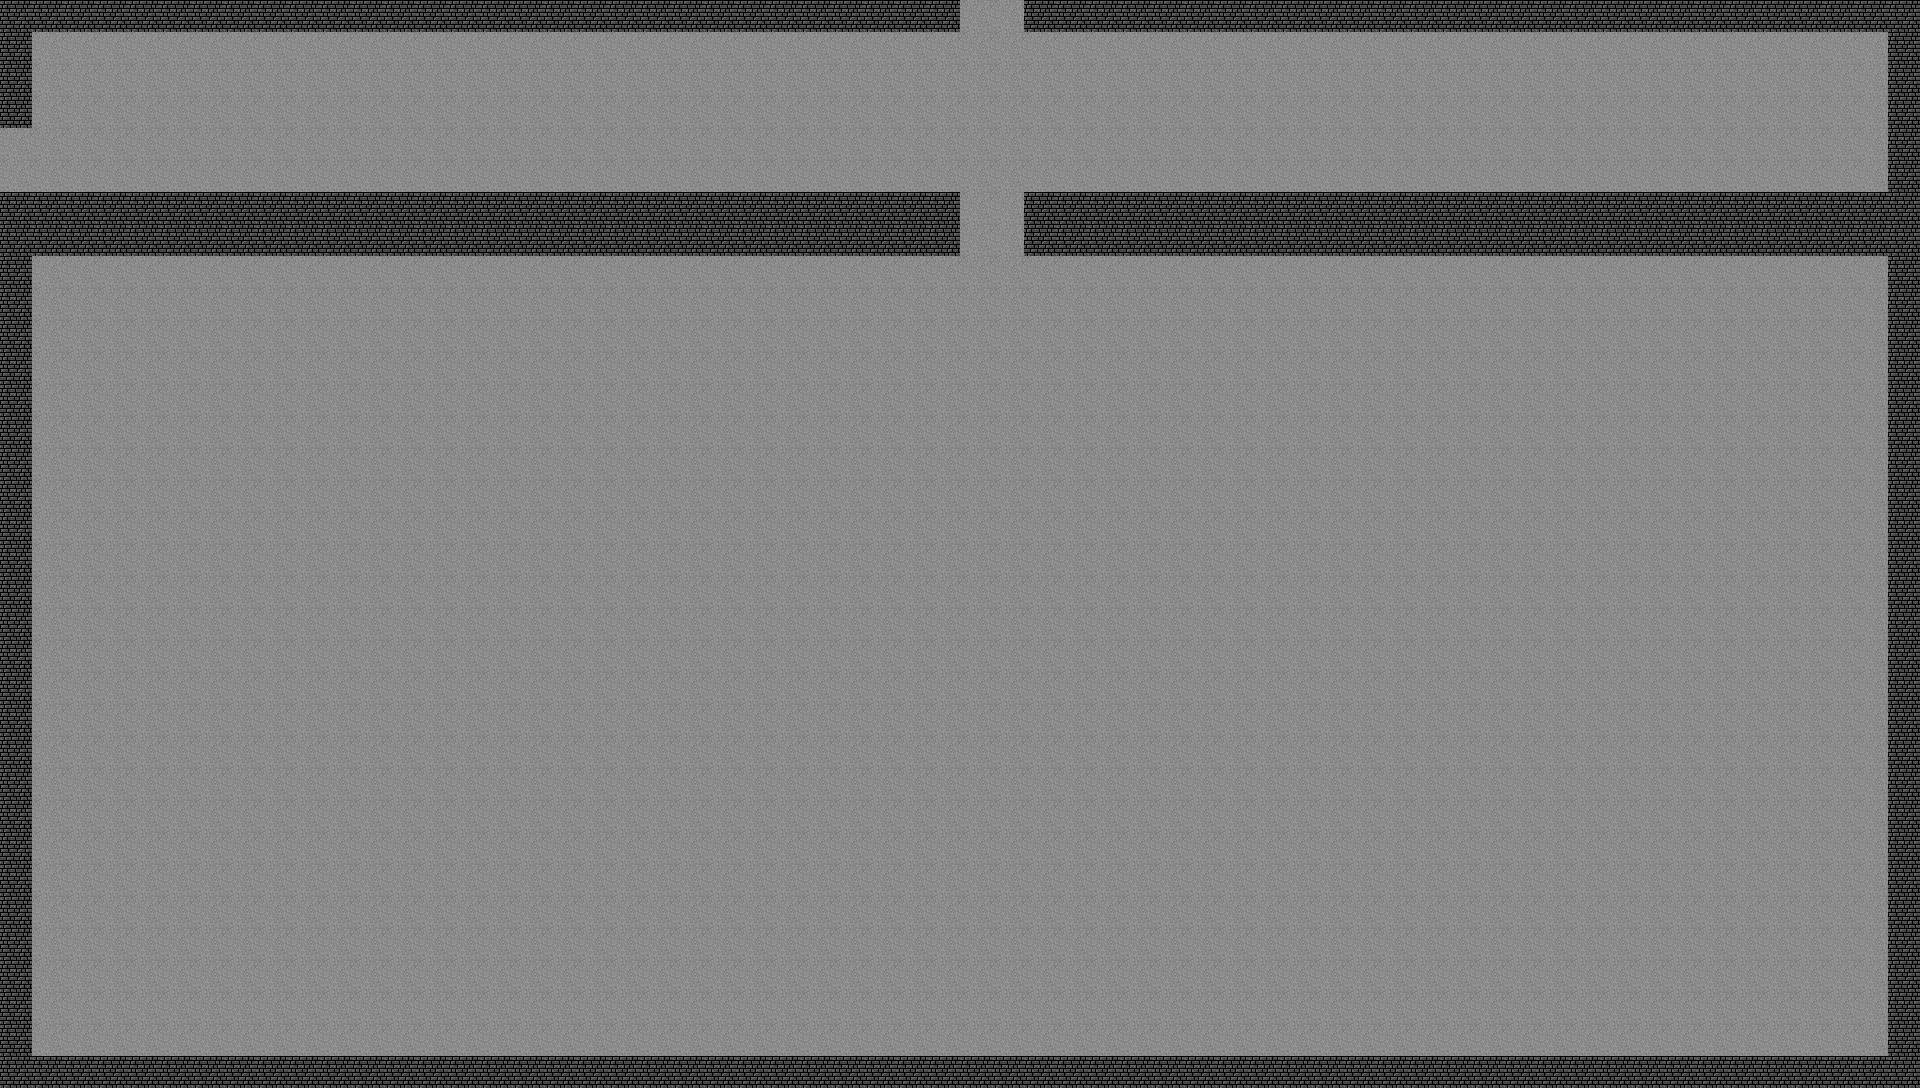

Tiled map render using the project's own tile images. Description and the map definition, with tile-layer contents summarised, below:
An orthogonal 60x34 tile map with 32x32 px tiles, 2 tile layers (Base, Decorations), 7 tilesets and 33 objects (33x Enemy).

<map version="1.0" orientation="orthogonal" width="60" height="34" tilewidth="32" tileheight="32">
 <tileset firstgid="1" source="../tilesets/Dungeon 1.tsx" />
 <tileset firstgid="91" source="../tilesets/Dungeon 2.tsx" />
 <tileset firstgid="235" source="../tilesets/Dungeon 3.tsx" />
 <tileset firstgid="352" source="../tilesets/Dungeon 4.tsx" />
 <tileset firstgid="523" source="../tilesets/Overworld 1.tsx" />
 <tileset firstgid="651" source="../tilesets/Overworld 2.tsx" />
 <tileset firstgid="787" source="../tilesets/Overworld 3.tsx" />
 <layer name="Base" width="60" height="34">
  <data>[2040 cells, 2040 non-empty, 1 distinct tile ids]</data>
 </layer>
 <layer name="Decorations" width="60" height="34">
  <data>[2040 cells, 292 non-empty, 1 distinct tile ids]</data>
 </layer>
 <objectgroup name="Objects" width="60" height="34">
  <object name="Goon" type="Enemy" x="607" y="564" width="32" height="32" />
  <object name="Goon" type="Enemy" x="1091" y="744" width="32" height="32" />
  <object name="Goon" type="Enemy" x="1669" y="371" width="32" height="32" />
  <object name="Goon" type="Enemy" x="207" y="437" width="32" height="32" />
  <object name="Goon" type="Enemy" x="565" y="856" width="32" height="32" />
  <object name="Goon" type="Enemy" x="300" y="735" width="32" height="32" />
  <object name="Goon" type="Enemy" x="561" y="338" width="32" height="32" />
  <object name="Goon" type="Enemy" x="399" y="561" width="32" height="32" />
  <object name="Goon" type="Enemy" x="109" y="706" width="32" height="32" />
  <object name="Goon" type="Enemy" x="130" y="319" width="32" height="32" />
  <object name="Goon" type="Enemy" x="400" y="364" width="32" height="32" />
  <object name="Goon" type="Enemy" x="741" y="396" width="32" height="32" />
  <object name="Goon" type="Enemy" x="785" y="537" width="32" height="32" />
  <object name="Goon" type="Enemy" x="609" y="730" width="32" height="32" />
  <object name="Goon" type="Enemy" x="870" y="842" width="32" height="32" />
  <object name="Goon" type="Enemy" x="945" y="454" width="32" height="32" />
  <object name="Goon" type="Enemy" x="963" y="624" width="32" height="32" />
  <object name="Goon" type="Enemy" x="1172" y="364" width="32" height="32" />
  <object name="Goon" type="Enemy" x="1129" y="531" width="32" height="32" />
  <object name="Goon" type="Enemy" x="1258" y="646" width="32" height="32" />
  <object name="Goon" type="Enemy" x="1216" y="866" width="32" height="32" />
  <object name="Goon" type="Enemy" x="1381" y="726" width="32" height="32" />
  <object name="Goon" type="Enemy" x="1081" y="935" width="32" height="32" />
  <object name="Goon" type="Enemy" x="1449" y="874" width="32" height="32" />
  <object name="Goon" type="Enemy" x="1410" y="562" width="32" height="32" />
  <object name="Goon" type="Enemy" x="1294" y="440" width="32" height="32" />
  <object name="Goon" type="Enemy" x="1491" y="363" width="32" height="32" />
  <object name="Goon" type="Enemy" x="1595" y="515" width="32" height="32" />
  <object name="Goon" type="Enemy" x="1718" y="615" width="32" height="32" />
  <object name="Goon" type="Enemy" x="1580" y="665" width="32" height="32" />
  <object name="Goon" type="Enemy" x="1738" y="797" width="32" height="32" />
  <object name="Goon" type="Enemy" x="1606" y="869" width="32" height="32" />
  <object name="Goon" type="Enemy" x="1729" y="942" width="32" height="32" />
 </objectgroup>
</map>
